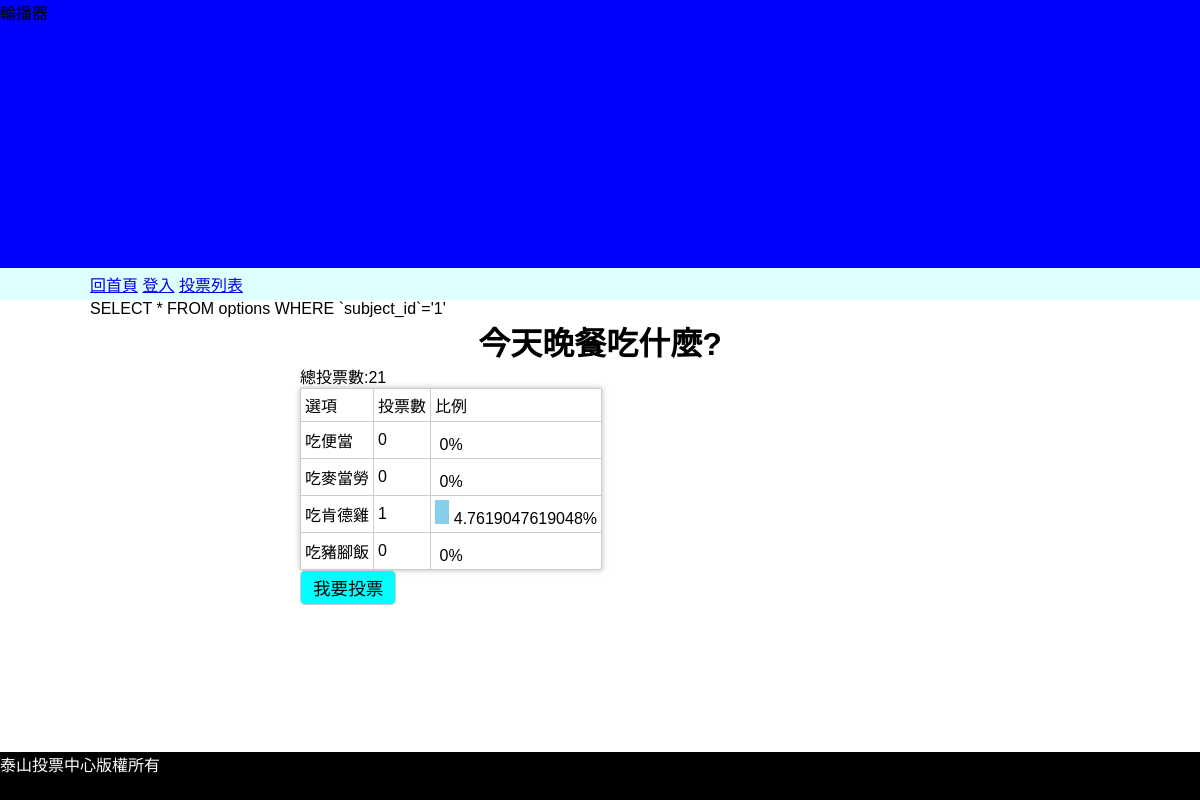
Screenshot of /?do=vote_result&id=1 with the database file from the repository.
### tables this page shows
CREATE TABLE `subjects` (
  `id` int(11) UNSIGNED NOT NULL,
  `subject` varchar(128) NOT NULL,
  `type_id` int(11) NOT NULL,
  `multiple` tinyint(1) NOT NULL DEFAULT 0,
  `multi_limit` tinyint(2) NOT NULL DEFAULT 1,
  `start` date NOT NULL,
  `end` date NOT NULL,
  `total` int(11) UNSIGNED NOT NULL DEFAULT 0
);

CREATE TABLE `options` (
  `id` int(11) UNSIGNED NOT NULL,
  `option` varchar(128) NOT NULL,
  `subject_id` int(11) NOT NULL,
  `total` int(11) NOT NULL DEFAULT 0
);

### front/vote_result.php (the view)
<?php
$subject=find("subjects",$_GET['id']);
$opts=all("options",['subject_id'=>$_GET['id']]);
?>
<h1 class="text-center"><?=$subject['subject'];?></h1>
<div style="width:600px;margin:auto">
    <div>總投票數:<?=$subject['total'];?></div>
    <table class="result-table">
        <tr>
            <td>選項</td>
            <td>投票數</td>
            <td>比例</td>
        </tr>
        <?php
        foreach($opts as $opt){
            $total=($subject['total']==0)?1:$subject['total'];
            $rate=$opt['total']/$total;
        ?>
        <tr>
            <td><?=$opt['option'];?></td>
            <td><?=$opt['total'];?></td>
            <td>
                <div style="display:inline-block;height:24px;background:skyblue;width:<?=300*$rate;?>px;"></div>
                <?=($rate*100) . "%";?>
            </td>
        </tr>
        <?php
        }
        ?>
    </table>
    <button class="btn btn-info" onclick="location.href='?do=vote&id=<?=$_GET['id'];?>'">我要投票</button>
</div>

### css/basic.css (style rules this page uses)
* { margin:0; padding:0; list-style-type:none; box-sizing: border-box; font-family: Arial, Helvetica, sans-serif; }
.btn { display: inline-block; border:1px solid #ccc; border-radius:5px; background:grey; padding:0.25rem 0.75rem; font-size:1.1rem; box-sizing: 0 0 10px #ccc; }
.btn.btn-info { background-color:aqua; }
.text-center { text-align: center; }

### css/front.css (style rules this page uses)
.result-table { border-collapse: collapse; box-shadow: 0 0 6px #bbb; }
.result-table td { padding: 0.25rem; border:1px solid #ccc; }

### rows the page displays
subjects: subject "今天晚餐吃什麼?", total "21"
options: option "吃便當", total "0", $rate*100 "0"
options: option "吃麥當勞", total "0", $rate*100 "0"
options: option "吃肯德雞", total "1", $rate*100 "4.7619047619048"
options: option "吃豬腳飯", total "0", $rate*100 "0"

### other values shown
$sql "SELECT * FROM options WHERE `subject_id`='1'"
